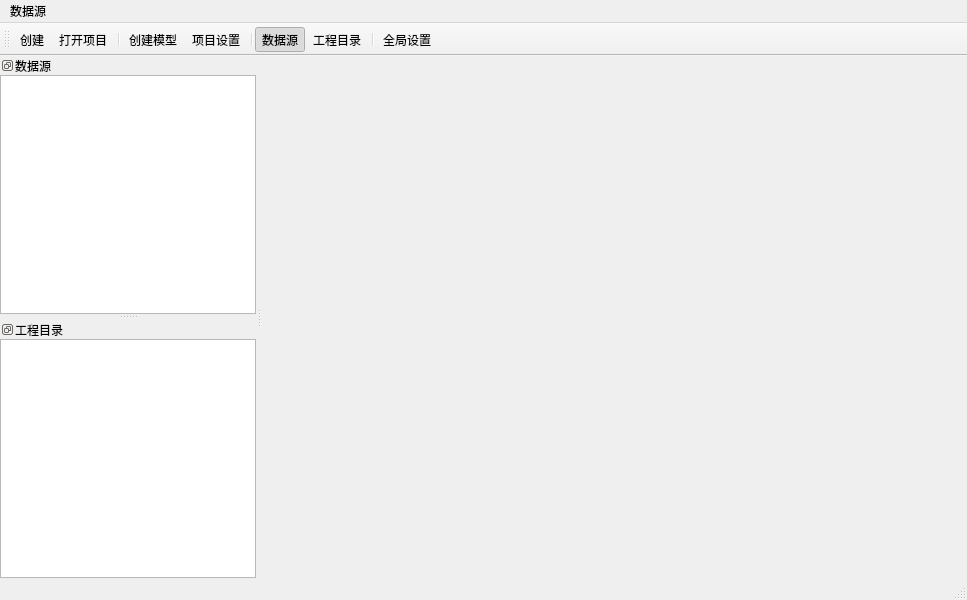
<?xml version="1.0" encoding="UTF-8"?>
<ui version="4.0">
 <class>Ringz</class>
 <widget class="QMainWindow" name="Ringz">
  <property name="geometry">
   <rect>
    <x>0</x>
    <y>0</y>
    <width>967</width>
    <height>600</height>
   </rect>
  </property>
  <property name="windowTitle">
   <string>Ringz</string>
  </property>
  <property name="toolButtonStyle">
   <enum>Qt::ToolButtonIconOnly</enum>
  </property>
  <property name="tabShape">
   <enum>QTabWidget::Rounded</enum>
  </property>
  <widget class="QWidget" name="centralwidget">
   <layout class="QHBoxLayout" name="horizontalLayout">
    <property name="leftMargin">
     <number>0</number>
    </property>
    <property name="topMargin">
     <number>0</number>
    </property>
    <property name="rightMargin">
     <number>0</number>
    </property>
    <property name="bottomMargin">
     <number>0</number>
    </property>
    <item>
     <widget class="QStackedWidget" name="stackedWidget">
      <property name="currentIndex">
       <number>1</number>
      </property>
      <widget class="QWidget" name="table"/>
      <widget class="QWidget" name="editor"/>
     </widget>
    </item>
   </layout>
  </widget>
  <widget class="QMenuBar" name="menubar">
   <property name="geometry">
    <rect>
     <x>0</x>
     <y>0</y>
     <width>967</width>
     <height>22</height>
    </rect>
   </property>
   <widget class="QMenu" name="menu">
    <property name="title">
     <string>数据源</string>
    </property>
    <addaction name="actionDbCreate"/>
   </widget>
   <addaction name="menu"/>
  </widget>
  <widget class="QDockWidget" name="dbDock">
   <property name="acceptDrops">
    <bool>false</bool>
   </property>
   <property name="windowIcon">
    <iconset resource="ringz.qrc">
     <normaloff>:/ui/icons/database.png</normaloff>:/ui/icons/database.png</iconset>
   </property>
   <property name="layoutDirection">
    <enum>Qt::RightToLeft</enum>
   </property>
   <property name="floating">
    <bool>false</bool>
   </property>
   <property name="features">
    <set>QDockWidget::DockWidgetFloatable|QDockWidget::DockWidgetMovable</set>
   </property>
   <property name="windowTitle">
    <string>数据源</string>
   </property>
   <attribute name="dockWidgetArea">
    <number>1</number>
   </attribute>
   <widget class="QWidget" name="dbDockContent">
    <layout class="QHBoxLayout" name="horizontalLayout_2">
     <property name="leftMargin">
      <number>0</number>
     </property>
     <property name="topMargin">
      <number>0</number>
     </property>
     <property name="rightMargin">
      <number>0</number>
     </property>
     <property name="bottomMargin">
      <number>0</number>
     </property>
     <item>
      <widget class="QTreeWidget" name="dbTree">
       <property name="layoutDirection">
        <enum>Qt::LeftToRight</enum>
       </property>
       <property name="styleSheet">
        <string notr="true">QTreeWidget {
	background: none;
}

QTreeWidgetItem {
	background: none;
}</string>
       </property>
       <property name="textElideMode">
        <enum>Qt::ElideLeft</enum>
       </property>
       <property name="headerHidden">
        <bool>true</bool>
       </property>
       <column>
        <property name="text">
         <string>名称</string>
        </property>
       </column>
      </widget>
     </item>
    </layout>
   </widget>
  </widget>
  <widget class="QToolBar" name="toolBar">
   <property name="windowTitle">
    <string>工具栏</string>
   </property>
   <property name="layoutDirection">
    <enum>Qt::LeftToRight</enum>
   </property>
   <property name="allowedAreas">
    <set>Qt::AllToolBarAreas</set>
   </property>
   <property name="iconSize">
    <size>
     <width>20</width>
     <height>20</height>
    </size>
   </property>
   <property name="floatable">
    <bool>true</bool>
   </property>
   <attribute name="toolBarArea">
    <enum>TopToolBarArea</enum>
   </attribute>
   <attribute name="toolBarBreak">
    <bool>false</bool>
   </attribute>
   <addaction name="actionDbCreate"/>
   <addaction name="actionProOpen"/>
   <addaction name="separator"/>
   <addaction name="actionMdCreate"/>
   <addaction name="actionProSettings"/>
   <addaction name="separator"/>
   <addaction name="actionDsView"/>
   <addaction name="actionProView"/>
   <addaction name="separator"/>
   <addaction name="actionSettings"/>
  </widget>
  <widget class="QStatusBar" name="statusBar"/>
  <widget class="QDockWidget" name="projectDock">
   <property name="tabletTracking">
    <bool>false</bool>
   </property>
   <property name="windowIcon">
    <iconset resource="ringz.qrc">
     <normaloff>:/ui/icons/project.png</normaloff>:/ui/icons/project.png</iconset>
   </property>
   <property name="layoutDirection">
    <enum>Qt::RightToLeft</enum>
   </property>
   <property name="floating">
    <bool>false</bool>
   </property>
   <property name="features">
    <set>QDockWidget::DockWidgetFloatable|QDockWidget::DockWidgetMovable</set>
   </property>
   <property name="windowTitle">
    <string>工程目录</string>
   </property>
   <attribute name="dockWidgetArea">
    <number>1</number>
   </attribute>
   <widget class="QWidget" name="proDockContent">
    <layout class="QHBoxLayout" name="horizontalLayout_3">
     <property name="leftMargin">
      <number>0</number>
     </property>
     <property name="topMargin">
      <number>0</number>
     </property>
     <property name="rightMargin">
      <number>0</number>
     </property>
     <property name="bottomMargin">
      <number>0</number>
     </property>
     <item>
      <widget class="QTreeWidget" name="projectTree">
       <property name="layoutDirection">
        <enum>Qt::LeftToRight</enum>
       </property>
       <property name="textElideMode">
        <enum>Qt::ElideLeft</enum>
       </property>
       <property name="headerHidden">
        <bool>true</bool>
       </property>
       <column>
        <property name="text">
         <string>名称</string>
        </property>
       </column>
      </widget>
     </item>
    </layout>
   </widget>
  </widget>
  <action name="actionDbCreate">
   <property name="icon">
    <iconset resource="ringz.qrc">
     <normaloff>:/ui/icons/database-create.png</normaloff>:/ui/icons/database-create.png</iconset>
   </property>
   <property name="text">
    <string>创建</string>
   </property>
   <property name="toolTip">
    <string>创建数据源</string>
   </property>
  </action>
  <action name="actionDsView">
   <property name="checkable">
    <bool>true</bool>
   </property>
   <property name="checked">
    <bool>true</bool>
   </property>
   <property name="icon">
    <iconset resource="ringz.qrc">
     <normaloff>:/ui/icons/database.png</normaloff>:/ui/icons/database.png</iconset>
   </property>
   <property name="text">
    <string>数据源</string>
   </property>
   <property name="toolTip">
    <string>数据源</string>
   </property>
   <property name="menuRole">
    <enum>QAction::NoRole</enum>
   </property>
  </action>
  <action name="actionProView">
   <property name="checkable">
    <bool>true</bool>
   </property>
   <property name="icon">
    <iconset resource="ringz.qrc">
     <normaloff>:/ui/icons/project.png</normaloff>:/ui/icons/project.png</iconset>
   </property>
   <property name="text">
    <string>工程目录</string>
   </property>
   <property name="toolTip">
    <string>工程目录</string>
   </property>
   <property name="menuRole">
    <enum>QAction::NoRole</enum>
   </property>
  </action>
  <action name="actionProOpen">
   <property name="icon">
    <iconset resource="ringz.qrc">
     <normaloff>:/ui/icons/project-open.png</normaloff>:/ui/icons/project-open.png</iconset>
   </property>
   <property name="text">
    <string>打开项目</string>
   </property>
   <property name="toolTip">
    <string>打开项目</string>
   </property>
   <property name="menuRole">
    <enum>QAction::NoRole</enum>
   </property>
  </action>
  <action name="actionMdCreate">
   <property name="icon">
    <iconset resource="ringz.qrc">
     <normaloff>:/ui/icons/model-create.png</normaloff>:/ui/icons/model-create.png</iconset>
   </property>
   <property name="text">
    <string>创建模型</string>
   </property>
   <property name="toolTip">
    <string>创建模型</string>
   </property>
   <property name="menuRole">
    <enum>QAction::NoRole</enum>
   </property>
  </action>
  <action name="actionProSettings">
   <property name="icon">
    <iconset resource="ringz.qrc">
     <normaloff>:/ui/icons/project-settings.png</normaloff>:/ui/icons/project-settings.png</iconset>
   </property>
   <property name="text">
    <string>项目设置</string>
   </property>
   <property name="toolTip">
    <string>项目设置</string>
   </property>
   <property name="menuRole">
    <enum>QAction::NoRole</enum>
   </property>
  </action>
  <action name="actionSettings">
   <property name="icon">
    <iconset resource="ringz.qrc">
     <normaloff>:/ui/icons/setting.png</normaloff>:/ui/icons/setting.png</iconset>
   </property>
   <property name="text">
    <string>全局设置</string>
   </property>
   <property name="toolTip">
    <string>全局设置</string>
   </property>
   <property name="menuRole">
    <enum>QAction::NoRole</enum>
   </property>
  </action>
 </widget>
 <resources>
  <include location="ringz.qrc"/>
 </resources>
 <connections/>
</ui>
